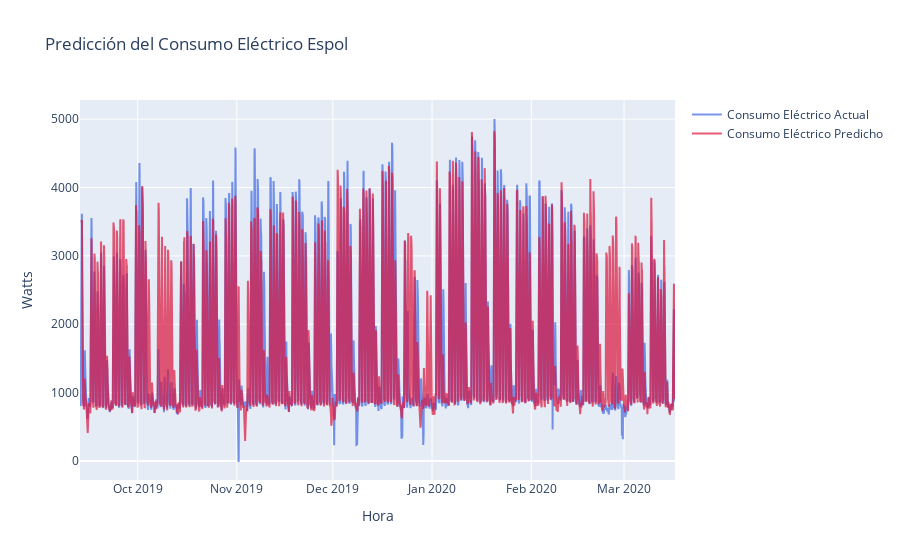

Notebook source saved alongside this figure:
### Code cell
Predicted = go.Scatter(x=act.iloc[observ:,:].index, y=np.array(y_f), opacity = 0.7, name = 'Consumo Eléctrico Predicho', line=dict(color='crimson'), yaxis='y')
Actual = go.Scatter(x=act.index, y=act['energia_activa'].values, opacity = 0.7, name = 'Consumo Eléctrico Actual', line=dict(color='royalBlue'), yaxis='y')
#Actual2 = go.Scatter(x=act.index, y=pred['electricity'].values, opacity = 0.7, name = 'Actual Value2', line=dict(color='Blue'), yaxis='y')
layout = go.Layout(title='Predicción del Consumo Eléctrico Espol', xaxis=dict(title='Hora'),
                   yaxis=dict(title='Watts', overlaying='y'),
                  yaxis2=dict(title='Watts', side='right'))
fig = go.Figure(data=[Actual, Predicted], layout=layout)
fig.show() # para correr en colab use fig.show(renderer='colab')

### Figure 1 — Plotly figure (JSON) as saved in the notebook; plotly's stock layout.template omitted (floating-point values rounded to 4 significant figures; data arrays with more than 128 entries replaced by an {"elided": "..."} marker saying what was removed)
{"data": [{"line": {"color": "royalBlue"}, "name": "Consumo Eléctrico Actual", "opacity": 0.7, "type": "scatter", "x": {"elided": "4463 str values"}, "y": {"elided": "4463 float values"}, "yaxis": "y"}, {"line": {"color": "crimson"}, "name": "Consumo Eléctrico Predicho", "opacity": 0.7, "type": "scatter", "x": {"elided": "4451 str values"}, "y": {"elided": "4451 float values"}, "yaxis": "y"}], "layout": {"title": {"text": "Predicción del Consumo Eléctrico Espol"}, "xaxis": {"title": {"text": "Hora"}}, "yaxis": {"overlaying": "y", "title": {"text": "Watts"}}, "yaxis2": {"side": "right", "title": {"text": "Watts"}}}}
